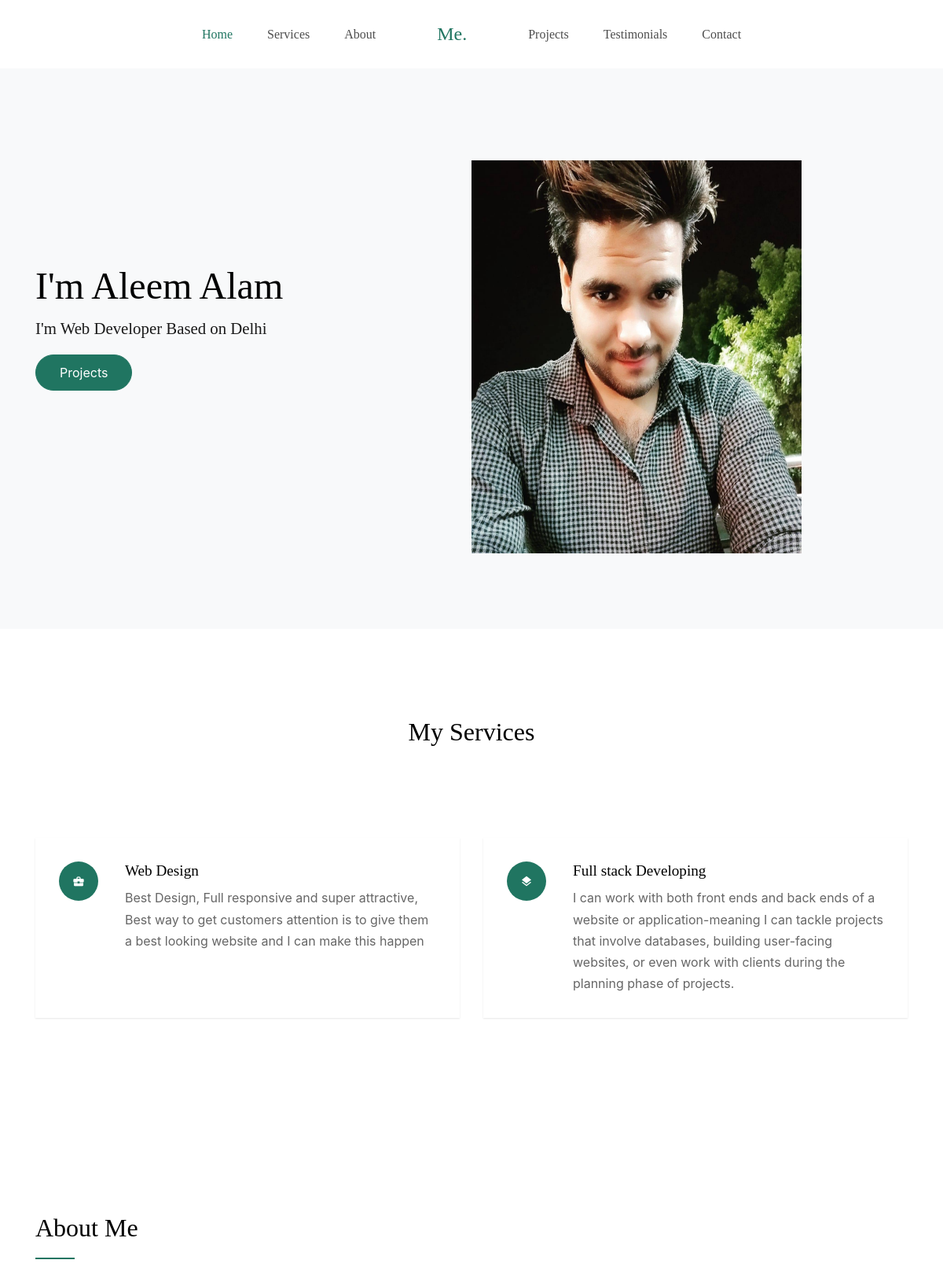
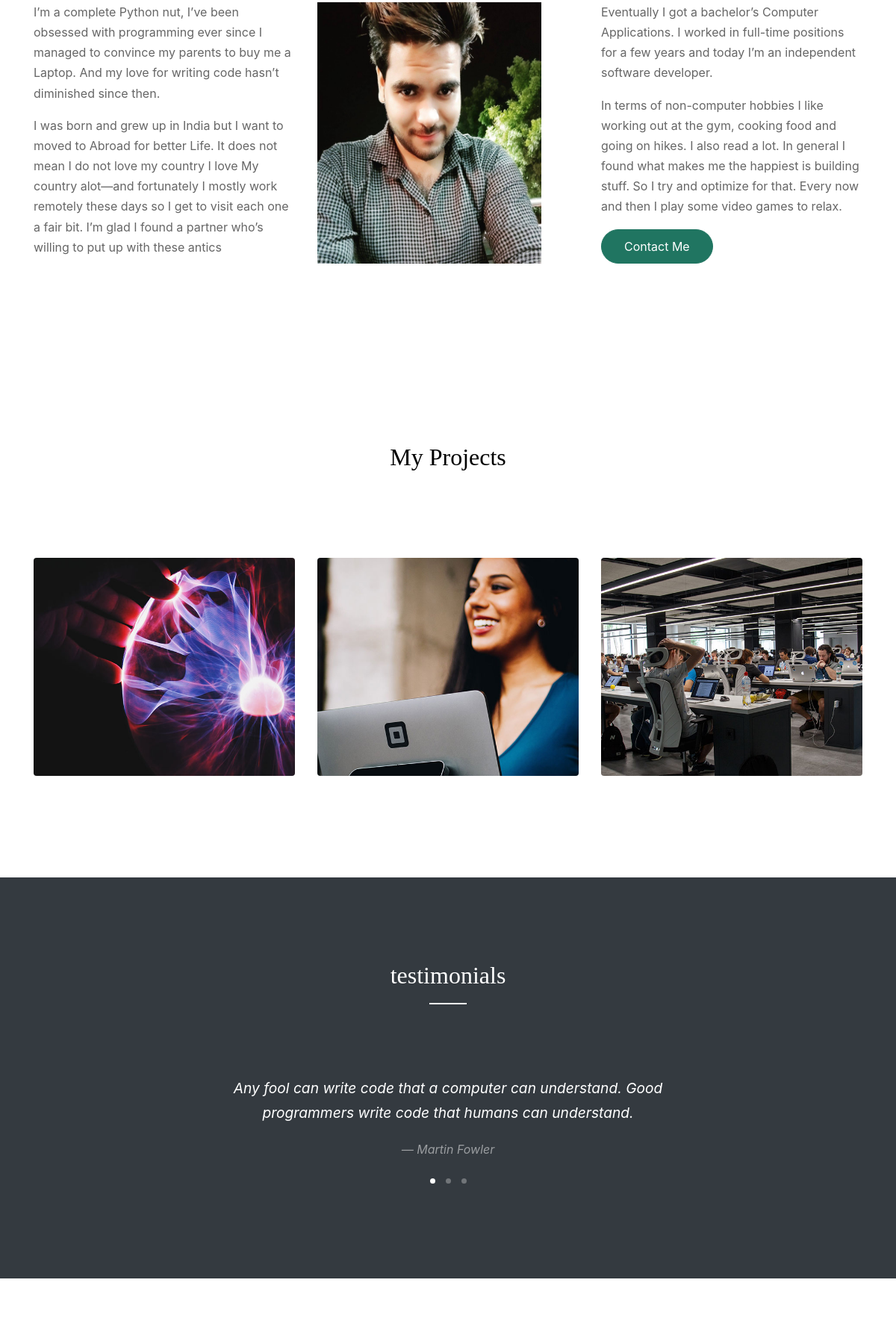
The page / (upper part) on the database its author committed (2 pictures, top to bottom).
### personalapp/models.py (models this page shows, shortened)
class AddServices(models.Model):
    service_title = models.CharField(max_length = 100)
    details = models.TextField(max_length = 500)
    iconclass = models.CharField(max_length = 100,blank=True)

class MyProject(models.Model):
    title = models.CharField(max_length= 100)
    website_url= models.URLField()
    img = models.ImageField(upload_to = 'images')
    desc = models.CharField(max_length=100)

### personalapp/views.py (the view)
# urls.py: path('',views.index, name = 'index'),
def index(request):
    services = AddServices.objects.all()
    projects = MyProject.objects.all()
    if request.method == 'POST':
        msg_name = request.POST['fname']+' '+request.POST['lname']
        msg_email = request.POST['email']
        msg_sub = request.POST['msgsub']
        msg_message ='message:\n'+request.POST['msg']
        msg_message+='\nName is:\n'+msg_name+'\nEmail is:\n'+msg_email
        send_mail(
        msg_sub,
        msg_message,
        settings.EMAIL_HOST_USER,
        ['aleem.alam@outlook.com'],
        )
        return render(request, 'index.html', {'services':services,'projects':projects,'name':msg_name})
    else:
        return render(request, 'index.html', {'services':services,'projects':projects})

### personalapp/templates/index.html (shortened to what this page needs)
<!doctype html>
{% load static %}
<html lang="en">
  <head>
    <link rel="stylesheet" href={% static "fonts/icomoon/style.css" %}>
    <link rel="stylesheet" href={% static "css/bootstrap.min.css" %}>
    <link rel="stylesheet" href={% static "css/jquery-ui.css" %}>
    <link rel="stylesheet" href={% static "css/owl.carousel.min.css" %}>
    <link rel="stylesheet" href={% static "css/owl.theme.default.min.css" %}>
    <link rel="stylesheet" href={% static "css/owl.theme.default.min.css" %}>
    <link rel="stylesheet" href={% static "css/jquery.fancybox.min.css" %}>
    <link rel="stylesheet" href={% static "css/bootstrap-datepicker.css" %}>
    <link rel="stylesheet" href={% static "fonts/flaticon/font/flaticon.css" %}>
    <link rel="stylesheet" href={% static "css/aos.css" %}>
    <link rel="stylesheet" href={% static "css/style.css" %}>
  </head>
  <body data-spy="scroll" data-target=".site-navbar-target" data-offset="300">
  <div class="site-wrap">
      <header class="site-navbar py-4 js-sticky-header site-navbar-target" role="banner">
      <div class="container-fluid">
        <div class="row align-items-center justify-content-center">
          <div class="">
            <nav class="site-navigation position-relative text-right" role="navigation">
              <ul class="site-menu main-menu js-clone-nav mr-auto d-none d-lg-block">
                <li><a href="#home-section" class="nav-link">Home</a></li>
                <li><a href="#services-section" class="nav-link">Services</a></li>
                <li><a href="#about-section" class="nav-link">About</a></li>
              </ul>
            </nav>
          </div>
          <div class=" text-center mx-5">
            <h1 class="m-0 site-logo"><a href="{% url 'index' %}">Me.</a></h1>
          </div>
          <div class="text-left">
            <nav class="site-navigation position-relative" role="navigation">
              <ul class="site-menu main-menu js-clone-nav mr-auto d-none d-lg-block">
                <li><a href="#portfolio-section" class="nav-link">Projects</a></li>
                <li><a href="#clients-section" class="nav-link">Testimonials</a></li>
                <li><a href="#contact-section" class="nav-link">Contact</a></li>
              </ul>
            </nav>
          </div>
        </div>
      </div>
    </header>
    <div class="site-blocks-cover overlay bg-light" id="home-section">
      <div class="container">
        <div class="row justify-content-center">
          <div class="col-md-12 mt-lg-5 text-left align-self-center text-intro">
            <div class="row">
              <div class="col-lg-6">
                <h1 class="text-black">I'm Aleem Alam</h1>
                <p class="lead">I'm Web Developer Based on Delhi</p>
                <p><a href="#portfolio-section" class="btn smoothscroll btn-primary">Projects</a></p>
              </div>
            </div>
          </div>
        </div>
      </div>
      <div class="container">
        <img src="{% static 'images/me.jpg' %}" style="height:500px;width:420px;margin-right:20%;margin-bottom:8%;" alt="Image" class="img-face" data-aos="fade">
      </div>
    </div>
    <div class="site-section" id="services-section">
      <div class="container">
        <div class="row ">
          <div class="col-12 mb-5 position-relative">
            <h2 class="section-title text-center mb-5">My Services</h2>
          </div>
          {% for service in services %}
          <div class="col-md-6 mb-4">
            <div class="service d-flex h-100">
              <div class="service-number mr-4"><span class={{service.iconclass}}></span></div>
              <div class="service-about">
                <h3>{{service.service_title}}</h3>
                <p>{{service.details}}</p>
              </div>
            </div>
          </div>
          {% endfor %}
        </div>
      </div>
    </div>
    <div class="site-section" id="about-section">
      <div class="container">
        <div class="row ">
          <div class="col-12 mb-4 position-relative">
            <h2 class="section-title">About Me</h2>
          </div>
          <div class="col-lg-4 order-1 order-lg-2 mb-4 mb-lg-0">
            <div>
            <img src={% static "images/me.jpg" %} style="height:350px;width:300px" alt="Image" class="img-fluid">
            </div>
          </div>
          <div class="col-lg-4 order-2 order-lg-1">
            <p>I’m a complete Python nut, I’ve been obsessed with programming ever since I managed to convince my parents to buy me a Laptop. And my love for writing code hasn’t diminished since then.</p>
            <p>I was born and grew up in India but I want to moved to Abroad for better Life. It does not mean I do not love my country I love My country alot—and fortunately I mostly work remotely these days so I get to visit each one a fair bit. I’m glad I found a partner who’s willing to put up with these antics</p>
          </div>
          <div class="col-lg-4 order-3 order-lg-3">
            <p>Eventually I got a bachelor’s Computer Applications. I worked in full-time positions for a few years and today I’m an independent software developer.</p>
            <p>In terms of non-computer hobbies I like working out at the gym, cooking food and going on hikes. I also read a lot. In general I found what makes me the happiest is building stuff. So I try and optimize for that. Every now and then I play some video games to relax.</p>
            <p><a href="#contact-section" class="btn smoothscroll btn-primary">Contact Me</a></p>
          </div>
        </div>
      </div>
    </div>
    <section class="site-section block__62272" id="portfolio-section">
      <div class="container">
        <div class="row mb-5">
          <div class="col-12 position-relative">
            <h2 class="section-title text-center mb-5">My Projects</h2>
          </div>
        </div>
        <div id="posts" class="row no-gutter">
          {% for project in projects %}
          <div class="item web col-6 col-sm-6 col-md-6 col-lg-4 col-xl-4 mb-4">
            <a href="{{project.website_url}}" class="item-wrap">
              <img class="img-fluid" src="media/{{project.img}}">
            </a>
          </div>
          {% endfor %}
        </div>
      </div>
    </section>
    <section class="site-section bg-dark" id="clients-section">
      <div class="container">
        <div class="row">
          <div class="col-12 mb-5 position-relative">
            <h2 class="section-title text-center mb-5 text-white">testimonials</h2>
          </div>
        </div>
        <div class="owl-carousel slide-one-item">
          <div class="slide">
            <blockquote>
              <p>Any fool can write code that a computer can understand. Good programmers write code that humans can understand.</p>
              <p><cite>&mdash; Martin Fowler</cite></p>
            </blockquote>
          </div>
        </div>
      </div>
    </section>
    <section class="site-section" id="contact-section">
    </section>
  </div>
  </body>
</html>

### rows shown on the page
AddServices: service_title "Web Design", details "Best Design, Full responsive and super attractive, Best way to get customers attention is to give them a best looking website and I can make this happen"
AddServices: service_title "Full stack Developing", details "I can work with both front ends and back ends of a website or application-meaning I can tackle projects that involve databases, building user-facing websites, or even work with clients during the planning phase of projects."
MyProject: img (picture)
MyProject: img (picture)
MyProject: img (picture)
